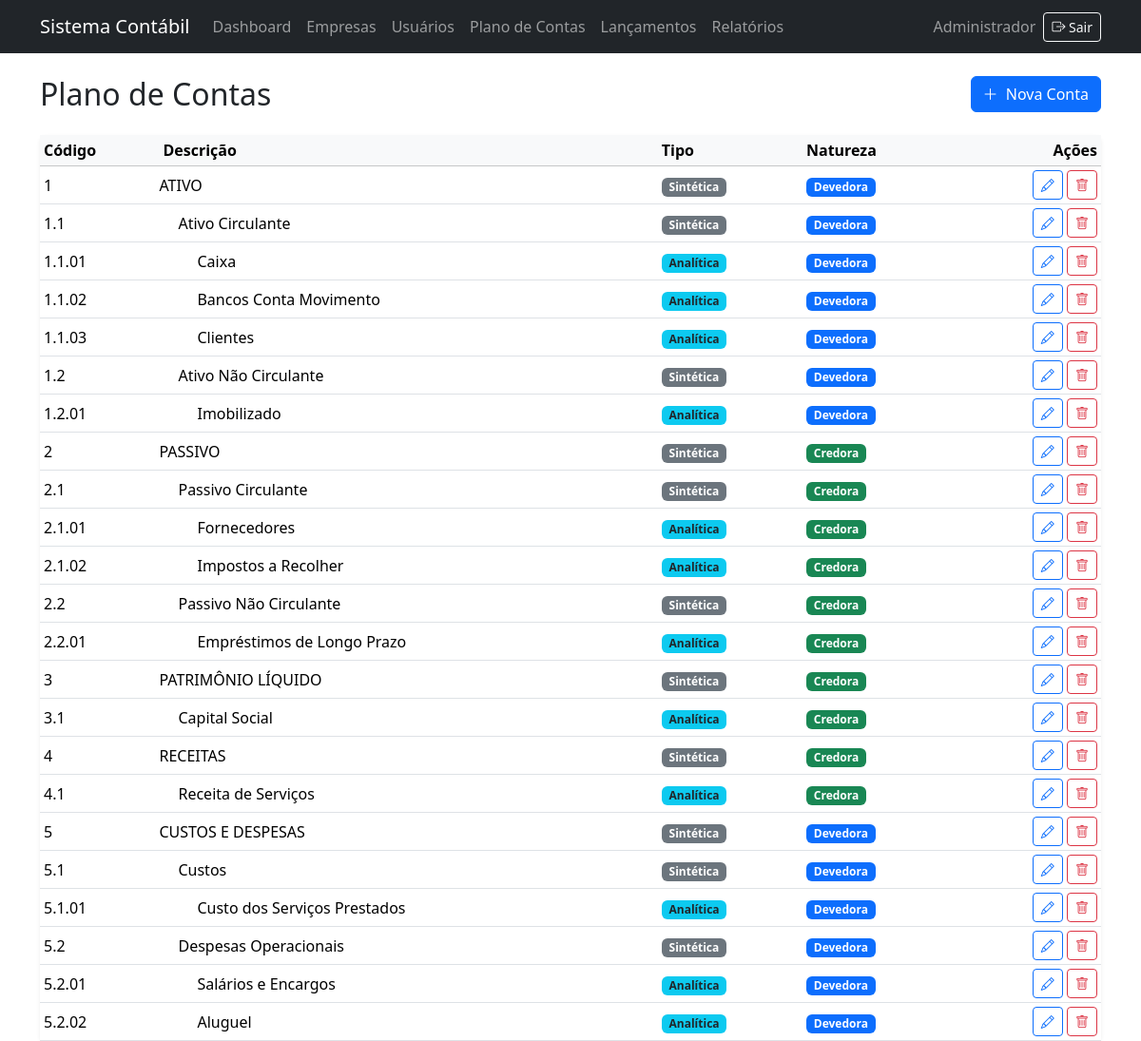
Screenshot of /plano_contas/listar.php (signed in) with the database file from the repository.
### tables this page shows
CREATE TABLE IF NOT EXISTS contas_contabeis (
    id_conta       INT UNSIGNED AUTO_INCREMENT PRIMARY KEY,
    id_empresa     INT UNSIGNED NOT NULL,
    codigo         VARCHAR(30) NOT NULL,
    descricao      VARCHAR(160) NOT NULL,
    tipo           ENUM('sintetica', 'analitica') NOT NULL,
    natureza       ENUM('devedora', 'credora') NOT NULL,
    classificacao  ENUM('ativo', 'passivo', 'patrimonio_liquido', 'receita', 'custo', 'despesa') NOT NULL,
    conta_pai      INT UNSIGNED NULL,
    nivel          TINYINT UNSIGNED NOT NULL DEFAULT 1,
    status         ENUM('ativo', 'inativo') NOT NULL DEFAULT 'ativo',
    UNIQUE KEY uk_contas_empresa_codigo (id_empresa, codigo),
    CONSTRAINT fk_contas_empresa FOREIGN KEY (id_empresa) REFERENCES empresas (id_empresa),
    CONSTRAINT fk_contas_pai FOREIGN KEY (conta_pai) REFERENCES contas_contabeis (id_conta)
);

### autoload.php (called while the page is built, shortened)
<?php
spl_autoload_register(static function (string $class): void {
    $prefix = 'App\\';
    $relativeClass = substr($class, strlen($prefix));
    $file = __DIR__
        . DIRECTORY_SEPARATOR . 'src'
        . DIRECTORY_SEPARATOR . str_replace('\\', DIRECTORY_SEPARATOR, $relativeClass)
        . '.php';
});

### src/Core/Auth.php (called while the page is built, shortened)
<?php
final class Auth
{
    private ?EmpresaRepository $empresas;
    public function __construct(
        ?UsuarioRepository $usuarios = null,
        ?EmpresaRepository $empresas = null
    ) {
        $this->empresas = $empresas;
    }
    public function usuario(): ?array
    {
        $usuario = $_SESSION['usuario'] ?? null;
        return [
            'id_usuario' => (int) $usuario['id_usuario'],
            'nome' => $usuario['nome'],
            'email' => $usuario['email'],
            'perfil' => $usuario['perfil'],
        ];
    }
    public function perfil(): string
    {
        return $this->usuario()['perfil'] ?? '';
    }
    public function podeEscrever(): bool
    {
        return in_array($this->perfil(), self::PERFIS_COM_ESCRITA, true);
    }
    public function empresaId(): ?int
    {
        $empresaId = $_SESSION['empresa_id'] ?? null;
        foreach (($this->empresas ??= new EmpresaRepository())->ativas() as $empresa) {
            if (isset($empresa['id_empresa']) && is_numeric($empresa['id_empresa'])) {
                $id = (int) $empresa['id_empresa'];
                if ($id > 0) {
                    return $id;
                }
            }
        }
        return null;
    }
}

### config/config.php (called while the page is built, shortened)
<?php
$appDebug = getenv('APP_DEBUG');

### src/Core/Database.php (called while the page is built, shortened)
<?php
require_once dirname(__DIR__, 2) . DIRECTORY_SEPARATOR . 'config'
    . DIRECTORY_SEPARATOR . 'config.php';
final class Database
{
    private static ?self $instance = null;
    private PDO $connection;
    private function __construct()
    {
        $dsn = 'mysql:host=' . DB_HOST
            . ';port=' . DB_PORT
            . ';dbname=' . DB_NAME
            . ';charset=' . DB_CHARSET;
        $opcoes = [
            PDO::ATTR_ERRMODE => PDO::ERRMODE_EXCEPTION,
            PDO::ATTR_DEFAULT_FETCH_MODE => PDO::FETCH_ASSOC,
            PDO::ATTR_EMULATE_PREPARES => false,
        ];
        try {
            $this->connection = new PDO($dsn, DB_USER, DB_PASS, $opcoes);
        } catch (PDOException $exception) {
            throw new RuntimeException(
                'Não foi possível conectar ao banco de dados. Verifique as configurações e tente novamente.',
                0,
                $exception
            );
        }
    }
    public static function getInstance(): self
    {
        if (self::$instance === null) {
            self::$instance = new self();
        }
        return self::$instance;
    }
    public function getConnection(): PDO
    {
        return $this->connection;
    }
}

### src/Repository/EmpresaRepository.php (called while the page is built, shortened)
<?php
final class EmpresaRepository
{
    private PDO $conexao;
    public function __construct()
    {
        $this->conexao = Database::getInstance()->getConnection();
    }
    public function ativas(): array
    {
        $statement = $this->conexao->prepare(
            'SELECT id_empresa, razao_social, nome_fantasia, cnpj, endereco,
                    regime_tributario, responsavel, status
             FROM empresas
             WHERE status = :status'
        );
        $statement->execute(['status' => 'ativo']);
        return $statement->fetchAll(PDO::FETCH_ASSOC);
    }
}

### src/Repository/ContaContabilRepository.php (called while the page is built, shortened)
<?php
final class ContaContabilRepository
{
    private PDO $conexao;
    public function __construct()
    {
        $this->conexao = Database::getInstance()->getConnection();
    }
    public function listarPorEmpresa(int $id_empresa): array
    {
        $statement = $this->conexao->prepare(
            'SELECT id_conta, id_empresa, codigo, descricao, tipo, natureza,
                    classificacao, conta_pai, nivel, status
             FROM contas_contabeis
             WHERE id_empresa = :id_empresa
             ORDER BY codigo ASC'
        );
        $statement->execute(['id_empresa' => $id_empresa]);
        return $statement->fetchAll(PDO::FETCH_ASSOC);
    }
}

### plano_contas/listar.php (the view, shortened to what this page needs)
<?php
require_once dirname(__DIR__) . DIRECTORY_SEPARATOR . 'autoload.php';
$auth = new App\Core\Auth();
$auth->exigirLogin();
$podeEscrever = $auth->podeEscrever();
$idEmpresa = $auth->empresaId();
$contas = $idEmpresa === null
    ? []
    : (new App\Repository\ContaContabilRepository())->listarPorEmpresa($idEmpresa);
require_once dirname(__DIR__) . DIRECTORY_SEPARATOR . 'includes'
    . DIRECTORY_SEPARATOR . 'header.php';
$escapar = static fn (string $valor): string => htmlspecialchars(
    $valor,
    ENT_QUOTES | ENT_SUBSTITUTE,
    'UTF-8'
);
?>
<div class="d-flex flex-column flex-sm-row justify-content-between align-items-sm-center gap-3 mb-4">
    <h1 class="h2 mb-0">Plano de Contas</h1>
    <?php if ($podeEscrever): ?>
        <a href="/Contabil/plano_contas/form.php" class="btn btn-primary">
            <i class="bi bi-plus-lg me-1" aria-hidden="true"></i>
            Nova Conta
        </a>
    <?php endif; ?>
</div>
<?php if ($idEmpresa === null): ?>
    <div class="alert alert-info" role="status">
        Nenhuma empresa ativa está selecionada. Selecione uma empresa para consultar o plano de contas.
    </div>
<?php else: ?>
    <div class="card border-0 shadow-sm">
        <div class="card-body p-0">
            <div class="table-responsive">
                <table class="table table-hover table-sm align-middle mb-0">
                    <thead class="table-light">
                        <tr>
                            <th scope="col">Código</th>
                            <th scope="col">Descrição</th>
                            <th scope="col">Tipo</th>
                            <th scope="col">Natureza</th>
                            <?php if ($podeEscrever): ?>
                                <th scope="col" class="text-end">Ações</th>
                            <?php endif; ?>
                        </tr>
                    </thead>
                    <tbody>
                        <?php if ($contas === []): ?>
                            <tr>
                                <td colspan="<?= $podeEscrever ? 5 : 4 ?>" class="text-center text-body-secondary py-4">
                                    Nenhuma conta cadastrada para esta empresa.
                                </td>
                            </tr>
                        <?php else: ?>
                            <?php foreach ($contas as $conta): ?>
                                <?php
                                $idConta = (int) ($conta['id_conta'] ?? 0);
                                $nivel = max(1, (int) ($conta['nivel'] ?? 1));
                                $espacamento = $nivel > 1 ? ($nivel - 1) * 1.25 : 0;
                                $tipo = (string) ($conta['tipo'] ?? '');
                                $natureza = (string) ($conta['natureza'] ?? '');
                                ?>
                                <tr>
                                    <td><?= $escapar((string) ($conta['codigo'] ?? '')) ?></td>
                                    <td style="padding-left: <?= $espacamento ?>rem;">
                                        <?= $escapar((string) ($conta['descricao'] ?? '')) ?>
                                    </td>
                                    <td>
                                        <?php if ($tipo === 'sintetica'): ?>
                                            <span class="badge bg-secondary">Sintética</span>
                                        <?php elseif ($tipo === 'analitica'): ?>
                                            <span class="badge bg-info text-dark">Analítica</span>
                                        <?php else: ?>
                                            <?= $escapar($tipo) ?>
                                        <?php endif; ?>
                                    </td>
                                    <td>
                                        <?php if ($natureza === 'devedora'): ?>
                                            <span class="badge bg-primary">Devedora</span>
                                        <?php elseif ($natureza === 'credora'): ?>
                                            <span class="badge bg-success">Credora</span>
                                        <?php else: ?>
                                            <?= $escapar($natureza) ?>
                                        <?php endif; ?>
                                    </td>
                                    <?php if ($podeEscrever): ?>
                                        <td class="text-end text-nowrap">
                                            <a
                                                href="/Contabil/plano_contas/form.php?id=<?= $idConta ?>"
                                                class="btn btn-outline-primary btn-sm"
                                                aria-label="Editar conta <?= $escapar((string) ($conta['codigo'] ?? '')) ?>"
                                                title="Editar"
                                            >
                                                <i class="bi bi-pencil" aria-hidden="true"></i>
                                            </a>
                                            <form
                                                action="/Contabil/plano_contas/excluir.php?id=<?= $idConta ?>"
                                                method="post"
                                                class="d-inline"
                                                data-confirm
                                            >
                                                <button
                                                    type="submit"
                                                    class="btn btn-outline-danger btn-sm btn-excluir"
                                                    aria-label="Excluir conta <?= $escapar((string) ($conta['codigo'] ?? '')) ?>"
                                                    title="Excluir"
                                                >
                                                    <i class="bi bi-trash" aria-hidden="true"></i>
                                                </button>
                                            </form>
                                        </td>
                                    <?php endif; ?>
                                </tr>
                            <?php endforeach; ?>
                        <?php endif; ?>
                    </tbody>
                </table>
            </div>
        </div>
    </div>
<?php endif; ?>
<?php
require_once dirname(__DIR__) . DIRECTORY_SEPARATOR . 'includes'
    . DIRECTORY_SEPARATOR . 'footer.php';

### rows the page displays
contas_contabeis: codigo "1", descricao "ATIVO", tipo "Sintética", natureza "Devedora"
contas_contabeis: codigo "1.1", descricao "Ativo Circulante", tipo "Sintética", natureza "Devedora"
contas_contabeis: codigo "1.1.01", descricao "Caixa", tipo "Analítica", natureza "Devedora"
contas_contabeis: codigo "1.1.02", descricao "Bancos Conta Movimento", tipo "Analítica", natureza "Devedora"
contas_contabeis: codigo "1.1.03", descricao "Clientes", tipo "Analítica", natureza "Devedora"
contas_contabeis: codigo "1.2", descricao "Ativo Não Circulante", tipo "Sintética", natureza "Devedora"
contas_contabeis: codigo "1.2.01", descricao "Imobilizado", tipo "Analítica", natureza "Devedora"
contas_contabeis: codigo "2", descricao "PASSIVO", tipo "Sintética", natureza "Credora"
contas_contabeis: codigo "2.1", descricao "Passivo Circulante", tipo "Sintética", natureza "Credora"
contas_contabeis: codigo "2.1.01", descricao "Fornecedores", tipo "Analítica", natureza "Credora"
contas_contabeis: codigo "2.1.02", descricao "Impostos a Recolher", tipo "Analítica", natureza "Credora"
contas_contabeis: codigo "2.2", descricao "Passivo Não Circulante", tipo "Sintética", natureza "Credora"
contas_contabeis: codigo "2.2.01", descricao "Empréstimos de Longo Prazo", tipo "Analítica", natureza "Credora"
contas_contabeis: codigo "3", descricao "PATRIMÔNIO LÍQUIDO", tipo "Sintética", natureza "Credora"
contas_contabeis: codigo "3.1", descricao "Capital Social", tipo "Analítica", natureza "Credora"
contas_contabeis: codigo "4", descricao "RECEITAS", tipo "Sintética", natureza "Credora"
contas_contabeis: codigo "4.1", descricao "Receita de Serviços", tipo "Analítica", natureza "Credora"
contas_contabeis: codigo "5", descricao "CUSTOS E DESPESAS", tipo "Sintética", natureza "Devedora"
contas_contabeis: codigo "5.1", descricao "Custos", tipo "Sintética", natureza "Devedora"
contas_contabeis: codigo "5.1.01", descricao "Custo dos Serviços Prestados", tipo "Analítica", natureza "Devedora"
contas_contabeis: codigo "5.2", descricao "Despesas Operacionais", tipo "Sintética", natureza "Devedora"
contas_contabeis: codigo "5.2.01", descricao "Salários e Encargos", tipo "Analítica", natureza "Devedora"
contas_contabeis: codigo "5.2.02", descricao "Aluguel", tipo "Analítica", natureza "Devedora"

### other values shown
$escapar(APP_NAME) "Sistema Contábil"
$escapar($usuarioAtual['nome']) "Administrador"
